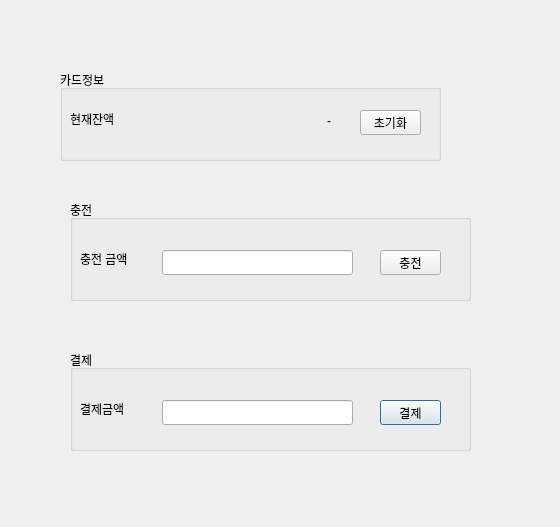
<?xml version="1.0" encoding="UTF-8"?>
<ui version="4.0">
 <class>Dialog</class>
 <widget class="QDialog" name="Dialog">
  <property name="geometry">
   <rect>
    <x>0</x>
    <y>0</y>
    <width>560</width>
    <height>527</height>
   </rect>
  </property>
  <property name="windowTitle">
   <string>Dialog</string>
  </property>
  <property name="layoutDirection">
   <enum>Qt::LeftToRight</enum>
  </property>
  <widget class="QGroupBox" name="groupBox">
   <property name="geometry">
    <rect>
     <x>70</x>
     <y>350</y>
     <width>401</width>
     <height>101</height>
    </rect>
   </property>
   <property name="title">
    <string>결제</string>
   </property>
   <widget class="QPushButton" name="paymentButton">
    <property name="geometry">
     <rect>
      <x>310</x>
      <y>50</y>
      <width>61</width>
      <height>25</height>
     </rect>
    </property>
    <property name="text">
     <string>결제</string>
    </property>
   </widget>
   <widget class="QLineEdit" name="paymentEdit">
    <property name="geometry">
     <rect>
      <x>92</x>
      <y>50</y>
      <width>191</width>
      <height>25</height>
     </rect>
    </property>
   </widget>
   <widget class="QLabel" name="paymentLabel">
    <property name="geometry">
     <rect>
      <x>10</x>
      <y>50</y>
      <width>67</width>
      <height>17</height>
     </rect>
    </property>
    <property name="text">
     <string>결제금액</string>
    </property>
   </widget>
  </widget>
  <widget class="QGroupBox" name="groupBox_2">
   <property name="geometry">
    <rect>
     <x>70</x>
     <y>200</y>
     <width>401</width>
     <height>101</height>
    </rect>
   </property>
   <property name="title">
    <string>충전</string>
   </property>
   <widget class="QPushButton" name="chargeButton">
    <property name="geometry">
     <rect>
      <x>310</x>
      <y>50</y>
      <width>61</width>
      <height>25</height>
     </rect>
    </property>
    <property name="text">
     <string>충전</string>
    </property>
   </widget>
   <widget class="QLineEdit" name="chargeEdit">
    <property name="geometry">
     <rect>
      <x>92</x>
      <y>50</y>
      <width>191</width>
      <height>25</height>
     </rect>
    </property>
   </widget>
   <widget class="QLabel" name="chargeLabel">
    <property name="geometry">
     <rect>
      <x>10</x>
      <y>50</y>
      <width>67</width>
      <height>17</height>
     </rect>
    </property>
    <property name="text">
     <string>충전 금액</string>
    </property>
   </widget>
  </widget>
  <widget class="QGroupBox" name="groupBox_3">
   <property name="geometry">
    <rect>
     <x>60</x>
     <y>70</y>
     <width>381</width>
     <height>91</height>
    </rect>
   </property>
   <property name="title">
    <string>카드정보</string>
   </property>
   <widget class="QLabel" name="label">
    <property name="geometry">
     <rect>
      <x>10</x>
      <y>40</y>
      <width>67</width>
      <height>17</height>
     </rect>
    </property>
    <property name="text">
     <string>현재잔액</string>
    </property>
   </widget>
   <widget class="QPushButton" name="resetButton">
    <property name="geometry">
     <rect>
      <x>300</x>
      <y>40</y>
      <width>61</width>
      <height>25</height>
     </rect>
    </property>
    <property name="text">
     <string>초기화</string>
    </property>
   </widget>
   <widget class="QLabel" name="totalLabel">
    <property name="geometry">
     <rect>
      <x>100</x>
      <y>40</y>
      <width>171</width>
      <height>21</height>
     </rect>
    </property>
    <property name="text">
     <string>-</string>
    </property>
    <property name="alignment">
     <set>Qt::AlignRight|Qt::AlignTrailing|Qt::AlignVCenter</set>
    </property>
   </widget>
  </widget>
 </widget>
 <resources/>
 <connections/>
</ui>
